Frame 1 (no input): blank canvas, image omitted
Frame 60 (the mouse pressed at the canvas centre just before this capture): blank canvas, image omitted
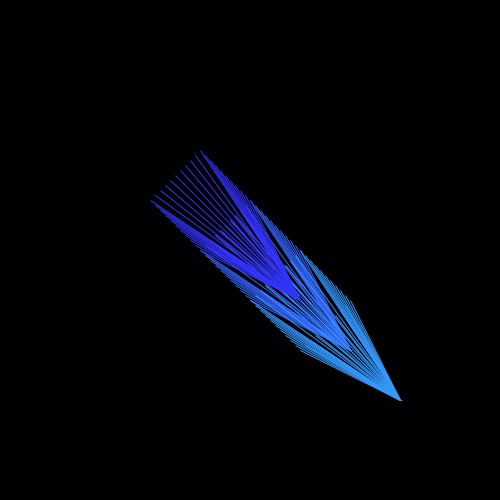
Frame 120 (the mouse held since frame 60 and released just before this capture)

The Processing sketch whose frames 1 and 60 were blank and that drew this single picture after the mouse press (run headless with seeded random() and noise(); from frame 60 on, the mouse is pressed at the canvas centre):

// Processing sketch: processing_17392
// ── processing_17392.pde

void setup () {
  size (500,500);
  background (#000000);
}

void draw () {
  noFill();

  
  if (mousePressed == true){
  stroke(255, 255, 255, 255);
  background(#000000);
  
  stroke (#3366FF);
  triangle(mouseX+100, mouseY+100, mouseX+100, mouseY+100, 200, 250);
  triangle(mouseX+100, mouseY+100, mouseX+100, mouseY+100, 300, 250);
  triangle(mouseX+100, mouseY+100, mouseX+100, mouseY+100, 250, 200);
  triangle(mouseX+100, mouseY+100, mouseX+100, mouseY+100, 250, 300); 
  
  triangle(mouseX+100, mouseY+100, mouseX+100, mouseY+100, 225, 225);
  triangle(mouseX+100, mouseY+100, mouseX+100, mouseY+100, 230, 220);
  triangle(mouseX+100, mouseY+100, mouseX+100, mouseY+100, 235, 215);
  triangle(mouseX+100, mouseY+100, mouseX+100, mouseY+100, 240, 210);
  triangle(mouseX+100, mouseY+100, mouseX+100, mouseY+100, 245, 205);
  triangle(mouseX+100, mouseY+100, mouseX+100, mouseY+100, 220, 230);
  triangle(mouseX+100, mouseY+100, mouseX+100, mouseY+100, 215, 235);
  triangle(mouseX+100, mouseY+100, mouseX+100, mouseY+100, 210, 240);
  triangle(mouseX+100, mouseY+100, mouseX+100, mouseY+100, 205, 245);
  
  triangle(mouseX+100, mouseY+100, mouseX+100, mouseY+100, 275, 275);
  triangle(mouseX+100, mouseY+100, mouseX+100, mouseY+100, 270, 280);
  triangle(mouseX+100, mouseY+100, mouseX+100, mouseY+100, 265, 285);
  triangle(mouseX+100, mouseY+100, mouseX+100, mouseY+100, 260, 290);
  triangle(mouseX+100, mouseY+100, mouseX+100, mouseY+100, 280, 270);
  triangle(mouseX+100, mouseY+100, mouseX+100, mouseY+100, 285, 265);
  triangle(mouseX+100, mouseY+100, mouseX+100, mouseY+100, 290, 260);
  triangle(mouseX+100, mouseY+100, mouseX+100, mouseY+100, 295, 255);
  triangle(mouseX+100, mouseY+100, mouseX+100, mouseY+100, 255, 295);
  
  triangle(mouseX+100, mouseY+100, mouseX+100, mouseY+100, 225, 275);
  triangle(mouseX+100, mouseY+100, mouseX+100, mouseY+100, 230, 280);
  triangle(mouseX+100, mouseY+100, mouseX+100, mouseY+100, 235, 285);
  triangle(mouseX+100, mouseY+100, mouseX+100, mouseY+100, 240, 290);
  triangle(mouseX+100, mouseY+100, mouseX+100, mouseY+100, 220, 270);
  triangle(mouseX+100, mouseY+100, mouseX+100, mouseY+100, 215, 265);
  triangle(mouseX+100, mouseY+100, mouseX+100, mouseY+100, 210, 260);
  triangle(mouseX+100, mouseY+100, mouseX+100, mouseY+100, 205, 255);
  triangle(mouseX+100, mouseY+100, mouseX+100, mouseY+100, 245, 295);
  
  triangle(mouseX+100, mouseY+100, mouseX+100, mouseY+100, 275, 225);
  triangle(mouseX+100, mouseY+100, mouseX+100, mouseY+100, 270, 220);
  triangle(mouseX+100, mouseY+100, mouseX+100, mouseY+100, 265, 215);
  triangle(mouseX+100, mouseY+100, mouseX+100, mouseY+100, 260, 210);
  triangle(mouseX+100, mouseY+100, mouseX+100, mouseY+100, 280, 230);
  triangle(mouseX+100, mouseY+100, mouseX+100, mouseY+100, 285, 235);
  triangle(mouseX+100, mouseY+100, mouseX+100, mouseY+100, 290, 240);
  triangle(mouseX+100, mouseY+100, mouseX+100, mouseY+100, 295, 245);
  triangle(mouseX+100, mouseY+100, mouseX+100, mouseY+100, 255, 205);
  
  
  
  
  stroke (#3399FF);
  triangle(mouseX+150, mouseY+150, mouseX+150, mouseY+150, 250, 300);
  triangle(mouseX+150, mouseY+150, mouseX+150, mouseY+150, 350, 300);
  triangle(mouseX+150, mouseY+150, mouseX+150, mouseY+150, 300, 250);
  triangle(mouseX+150, mouseY+150, mouseX+150, mouseY+150, 300, 350);
 
  triangle(mouseX+150, mouseY+150, mouseX+150, mouseY+150, 275, 275);
  triangle(mouseX+150, mouseY+150, mouseX+150, mouseY+150, 270, 280);
  triangle(mouseX+150, mouseY+150, mouseX+150, mouseY+150, 265, 285);
  triangle(mouseX+150, mouseY+150, mouseX+150, mouseY+150, 260, 290);
  triangle(mouseX+150, mouseY+150, mouseX+150, mouseY+150, 280, 270);
  triangle(mouseX+150, mouseY+150, mouseX+150, mouseY+150, 285, 265);
  triangle(mouseX+150, mouseY+150, mouseX+150, mouseY+150, 290, 260);
  triangle(mouseX+150, mouseY+150, mouseX+150, mouseY+150, 295, 255);
  triangle(mouseX+150, mouseY+150, mouseX+150, mouseY+150, 255, 295);
  
  triangle(mouseX+150, mouseY+150, mouseX+150, mouseY+150, 255, 305);
  triangle(mouseX+150, mouseY+150, mouseX+150, mouseY+150, 260, 310);
  triangle(mouseX+150, mouseY+150, mouseX+150, mouseY+150, 265, 315);
  triangle(mouseX+150, mouseY+150, mouseX+150, mouseY+150, 270, 320);
  triangle(mouseX+150, mouseY+150, mouseX+150, mouseY+150, 275, 325);
  triangle(mouseX+150, mouseY+150, mouseX+150, mouseY+150, 280, 330);
  triangle(mouseX+150, mouseY+150, mouseX+150, mouseY+150, 285, 335);
  triangle(mouseX+150, mouseY+150, mouseX+150, mouseY+150, 290, 340);
  triangle(mouseX+150, mouseY+150, mouseX+150, mouseY+150, 295, 345);
  
  triangle(mouseX+150, mouseY+150, mouseX+150, mouseY+150, 305, 345);
  triangle(mouseX+150, mouseY+150, mouseX+150, mouseY+150, 310, 340);
  triangle(mouseX+150, mouseY+150, mouseX+150, mouseY+150, 315, 335);
  triangle(mouseX+150, mouseY+150, mouseX+150, mouseY+150, 320, 330);
  triangle(mouseX+150, mouseY+150, mouseX+150, mouseY+150, 325, 325);
  triangle(mouseX+150, mouseY+150, mouseX+150, mouseY+150, 330, 320);
  triangle(mouseX+150, mouseY+150, mouseX+150, mouseY+150, 335, 315);
  triangle(mouseX+150, mouseY+150, mouseX+150, mouseY+150, 340, 310);
  triangle(mouseX+150, mouseY+150, mouseX+150, mouseY+150, 345, 305);
  
  triangle(mouseX+150, mouseY+150, mouseX+150, mouseY+150, 345, 295);
  triangle(mouseX+150, mouseY+150, mouseX+150, mouseY+150, 340, 290);
  triangle(mouseX+150, mouseY+150, mouseX+150, mouseY+150, 335, 285);
  triangle(mouseX+150, mouseY+150, mouseX+150, mouseY+150, 330, 280);
  triangle(mouseX+150, mouseY+150, mouseX+150, mouseY+150, 325, 275);
  triangle(mouseX+150, mouseY+150, mouseX+150, mouseY+150, 320, 270);
  triangle(mouseX+150, mouseY+150, mouseX+150, mouseY+150, 315, 265);
  triangle(mouseX+150, mouseY+150, mouseX+150, mouseY+150, 310, 260);
  triangle(mouseX+150, mouseY+150, mouseX+150, mouseY+150, 305, 255);
  
  
  
  
  stroke (#3333FF);
  triangle(mouseX+50, mouseY+50, mouseX+50, mouseY+50, 200, 150);
  triangle(mouseX+50, mouseY+50, mouseX+50, mouseY+50, 150, 200);
  triangle(mouseX+50, mouseY+50, mouseX+50, mouseY+50, 200, 250);
  triangle(mouseX+50, mouseY+50, mouseX+50, mouseY+50, 250, 200);
  
  triangle(mouseX+50, mouseY+50, mouseX+50, mouseY+50, 155, 195);
  triangle(mouseX+50, mouseY+50, mouseX+50, mouseY+50, 160, 190);
  triangle(mouseX+50, mouseY+50, mouseX+50, mouseY+50, 165, 185);
  triangle(mouseX+50, mouseY+50, mouseX+50, mouseY+50, 170, 180);
  triangle(mouseX+50, mouseY+50, mouseX+50, mouseY+50, 175, 175);
  triangle(mouseX+50, mouseY+50, mouseX+50, mouseY+50, 180, 170);
  triangle(mouseX+50, mouseY+50, mouseX+50, mouseY+50, 185, 165);
  triangle(mouseX+50, mouseY+50, mouseX+50, mouseY+50, 190, 160);
  triangle(mouseX+50, mouseY+50, mouseX+50, mouseY+50, 195, 155);
  
  triangle(mouseX+50, mouseY+50, mouseX+50, mouseY+50, 155, 205);
  triangle(mouseX+50, mouseY+50, mouseX+50, mouseY+50, 160, 210);
  triangle(mouseX+50, mouseY+50, mouseX+50, mouseY+50, 165, 215);
  triangle(mouseX+50, mouseY+50, mouseX+50, mouseY+50, 170, 220);
  triangle(mouseX+50, mouseY+50, mouseX+50, mouseY+50, 175, 225);
  triangle(mouseX+50, mouseY+50, mouseX+50, mouseY+50, 180, 230);
  triangle(mouseX+50, mouseY+50, mouseX+50, mouseY+50, 185, 235);
  triangle(mouseX+50, mouseY+50, mouseX+50, mouseY+50, 190, 240);
  triangle(mouseX+50, mouseY+50, mouseX+50, mouseY+50, 195, 245);
  
  triangle(mouseX+50, mouseY+50, mouseX+50, mouseY+50, 205, 245);
  triangle(mouseX+50, mouseY+50, mouseX+50, mouseY+50, 210, 240);
  triangle(mouseX+50, mouseY+50, mouseX+50, mouseY+50, 215, 235);
  triangle(mouseX+50, mouseY+50, mouseX+50, mouseY+50, 220, 230);
  triangle(mouseX+50, mouseY+50, mouseX+50, mouseY+50, 225, 225);
  triangle(mouseX+50, mouseY+50, mouseX+50, mouseY+50, 230, 220);
  triangle(mouseX+50, mouseY+50, mouseX+50, mouseY+50, 235, 215);
  triangle(mouseX+50, mouseY+50, mouseX+50, mouseY+50, 240, 210);
  triangle(mouseX+50, mouseY+50, mouseX+50, mouseY+50, 245, 205);
  
  triangle(mouseX+50, mouseY+50, mouseX+50, mouseY+50, 245, 195);
  triangle(mouseX+50, mouseY+50, mouseX+50, mouseY+50, 240, 190);
  triangle(mouseX+50, mouseY+50, mouseX+50, mouseY+50, 235, 185);
  triangle(mouseX+50, mouseY+50, mouseX+50, mouseY+50, 230, 180);
  triangle(mouseX+50, mouseY+50, mouseX+50, mouseY+50, 225, 175);
  triangle(mouseX+50, mouseY+50, mouseX+50, mouseY+50, 220, 170);
  triangle(mouseX+50, mouseY+50, mouseX+50, mouseY+50, 215, 165);
  triangle(mouseX+50, mouseY+50, mouseX+50, mouseY+50, 210, 160);
  triangle(mouseX+50, mouseY+50, mouseX+50, mouseY+50, 205, 155);
  
  
  
  
  
  
  
  

  
  

  
  }
   
  }
